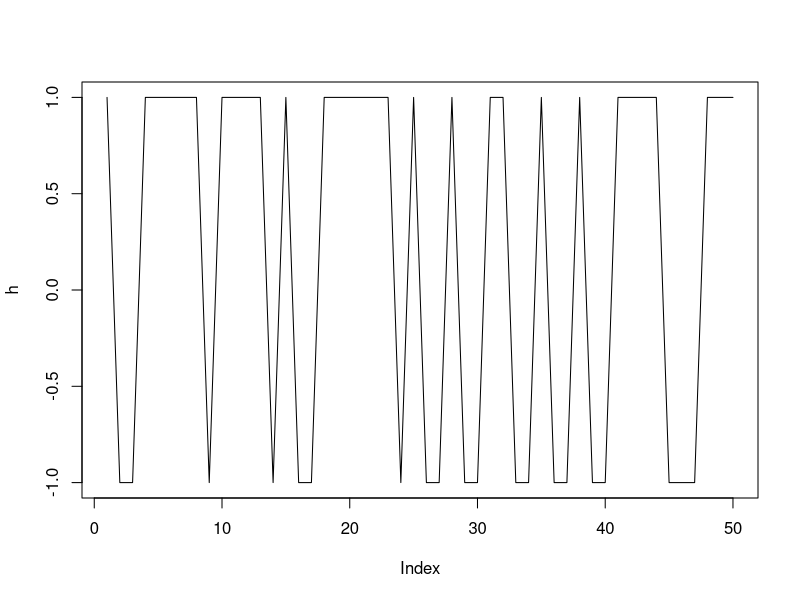

The R source for this figure:
#total try
numTotalTrials = 10000
#each cases
count = 0
count2 =0 
count22=0
count3 = 0

for (j in seq(from= 1, to = numTotalTrials, by=1))
{
  h= sample(c(-1,1), size=50, replace=TRUE)
  if(sum(h) == 0)
  {
    count = count+1
  }
  count2[j] = sum(h == 1)
  count22[j]=sum(cumsum(h)>0)/50
  # lead = (median(numTotalTrials))
  cum.h= cumsum(h)
  #maximum fortune (best fortune)
  count3[j] = max(cum.h)
}
#plot
plot(h, type = "l", ylim = c(-1,1))

#probability of breaking even.
print(count/numTotalTrials)

#Peter will be in the lead if he win higher than 25 times in a 50-toss game
print(sum(count2>25) /numTotalTrials)
print(mean(count22))
#average => mean
print(mean(count3))
